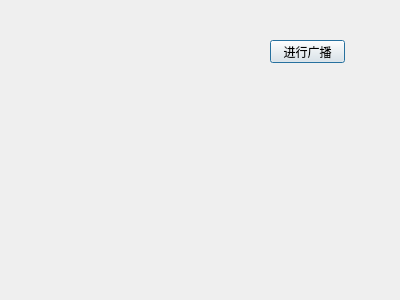
<?xml version="1.0" encoding="UTF-8"?>
<ui version="4.0">
 <class>Sender</class>
 <widget class="QDialog" name="Sender">
  <property name="geometry">
   <rect>
    <x>0</x>
    <y>0</y>
    <width>400</width>
    <height>300</height>
   </rect>
  </property>
  <property name="windowTitle">
   <string>Sender</string>
  </property>
  <widget class="QPushButton" name="pushButton">
   <property name="geometry">
    <rect>
     <x>270</x>
     <y>40</y>
     <width>75</width>
     <height>23</height>
    </rect>
   </property>
   <property name="text">
    <string>进行广播</string>
   </property>
  </widget>
 </widget>
 <layoutdefault spacing="6" margin="11"/>
 <resources/>
 <connections/>
</ui>
